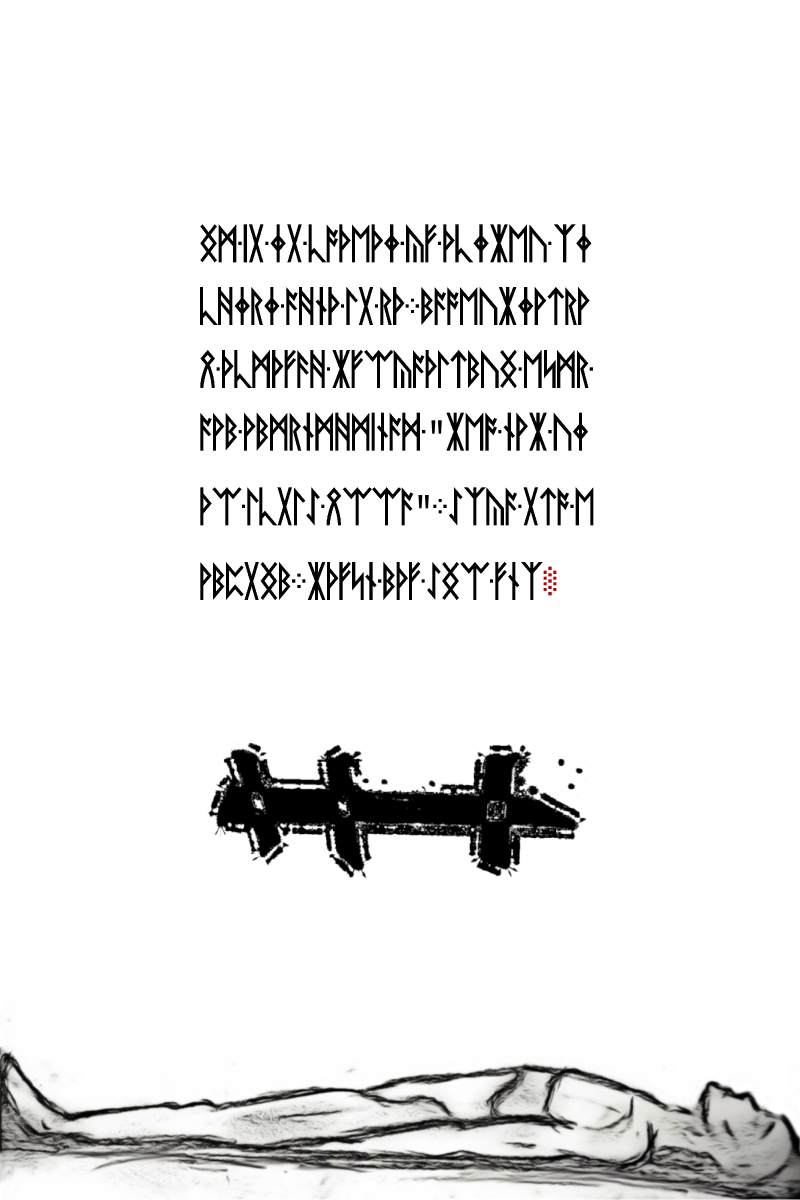
#> input picture resources/liber-primus/39.jpg, 2400 x 3600 px, found by its file name (shown at 1/3 size)
$ python lp2_p22_original_text_reading_direction_sft.py
#> lines starting #> are read from the running program, lines starting #| are printed output that depends on the picture; after the words box and inside, x2 and y2 are one past the last pixel; in counts of white or black regions, pixels touching at a corner belong together
#!/usr/bin/env python3
"""LP2 p22 exact-source visual-direction check (original JPEG only).

Tests only source-visible text alignment. Glyph shapes were independently
classified in the prior p22 original-source test, and full LP1 figure mirroring
was established separately. No OCR or post-hoc decryption score.
"""

from hashlib import sha256
from pathlib import Path

import numpy as np
from PIL import Image

TARGET = Path("resources/liber-primus/39.jpg")
LP1 = Path("resources/liber-primus/14.jpg")
EXPECTED = {
    TARGET: ("e232eb4649f89125d0edeab7022cbe189185d46ccbf0823fd964b6e71e9bafe7", 512143),
    LP1: ("de2bebe1d06421d94f3dd2b2b5f838ee4cdb5f51b07b14e880e0108f7b79c14e", 625668),
}
ROW_CENTERS = [727, 915, 1077, 1267, 1485, 1711]
EXACT_EXTENTS = [(601, 1772), (600, 1766), (601, 1778), (601, 1762), (601, 1779), (601, 1668)]


def main() -> None:
    for file, (digest, size) in EXPECTED.items():
        source = file.read_bytes()
        assert len(source) == size, f"Unexpected size: {file}"
        assert sha256(source).hexdigest() == digest, f"Unexpected source SHA: {file}"
        print(f"ORIGINAL_SOURCE_OK {file} bytes={size} sha256={digest}")

    page = np.asarray(Image.open(TARGET).convert("L"), dtype=np.uint8)
    assert page.shape == (3600, 2400)
    observed: list[tuple[int, int]] = []
    for number, y in enumerate(ROW_CENTERS, 1):
        # The six horizontal text lines are above the source figure. Only
        # original dark pixels in a fixed, predeclared text-column window.
        window = page[y - 85 : y + 85, 500:2000]
        dark = window < 125
        support = np.where(np.sum(dark, axis=0) > 4)[0]
        assert len(support) >= 800, f"Insufficient original text ink row {number}"
        left, right = int(support[0]) + 500, int(support[-1]) + 500
        observed.append((left, right))
        print(
            f"ORIGINAL_ROW row={number} y={y} left={left} right={right}"
            f" textWidth={right - left + 1}"
        )
#> this loop made 6 passes
#> (left, right) on passes 1 to 6: (601, 1772), (600, 1766), (601, 1778), (601, 1762), (601, 1779), (601, 1668)
#| ORIGINAL_ROW row=1 y=727 left=601 right=1772 textWidth=1172
#| ORIGINAL_ROW row=2 y=915 left=600 right=1766 textWidth=1167
#| ORIGINAL_ROW row=3 y=1077 left=601 right=1778 textWidth=1178
#| ORIGINAL_ROW row=4 y=1267 left=601 right=1762 textWidth=1162
#| ORIGINAL_ROW row=5 y=1485 left=601 right=1779 textWidth=1179
#| ORIGINAL_ROW row=6 y=1711 left=601 right=1668 textWidth=1068
#> pass 1, in main, `window = page[y - 85 : y + 85, 500:2000]`:
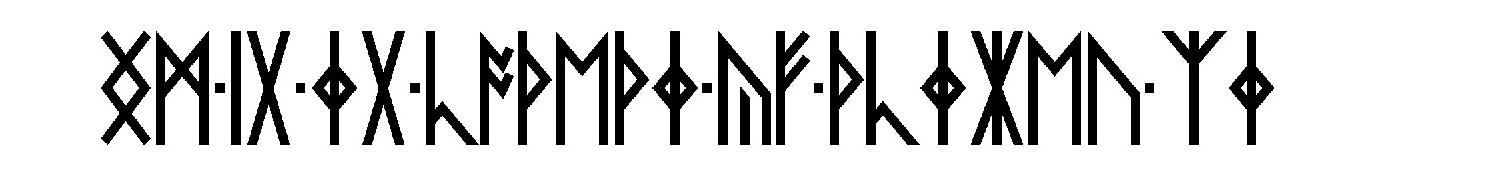
#> window: shape (170, 1500); min 0, max 255, mean 211
#> pass 1, in main, `dark = window < 125`:
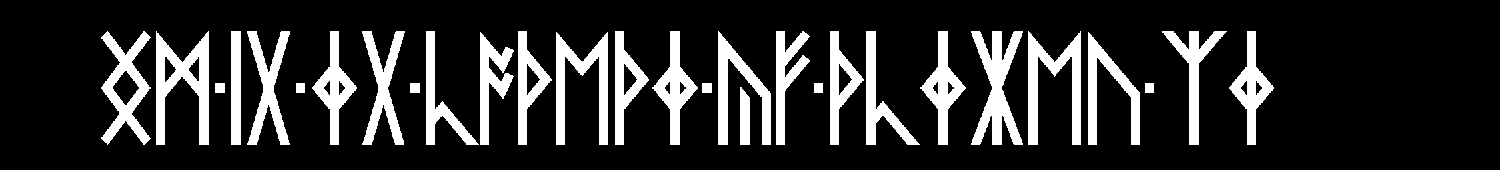
#> dark: shape (170, 1500) bool; 17.2% white; 29 white regions, largest, box (x1, y1, x2, y2) and area: (156, 31, 209, 145) 2968, (971, 31, 1023, 145) 2862, (1028, 31, 1081, 145) 2561
#> pass 2, in main, `window = page[y - 85 : y + 85, 500:2000]`:
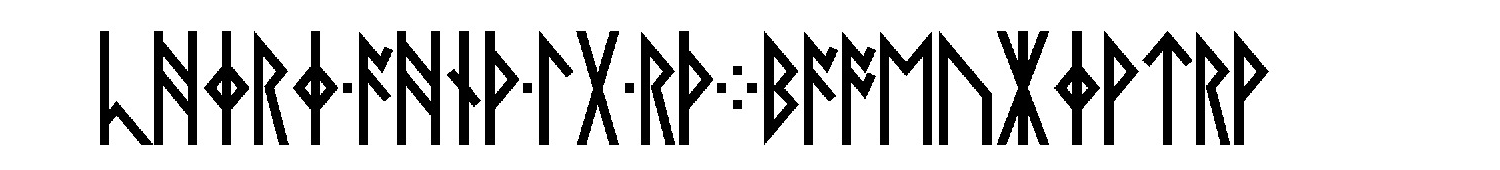
#> window: shape (170, 1500); min 0, max 255, mean 208.7
#> pass 2, in main, `dark = window < 125`:
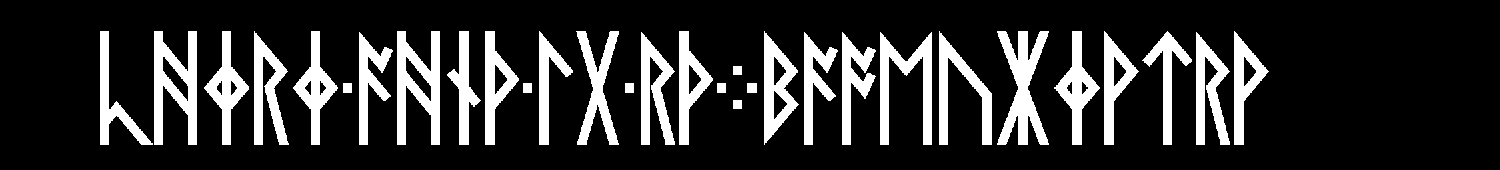
#> dark: shape (170, 1500) bool; 18.2% white; 31 white regions, largest, box (x1, y1, x2, y2) and area: (997, 31, 1049, 145) 2862, (397, 31, 440, 145) 2790, (154, 31, 197, 145) 2786
#> after the loop, observed = [(601, 1772), (600, 1766), (601, 1778), (601, 1762), (601, 1779), (601, 1668)]

    assert observed == EXACT_EXTENTS, "Original p22 glyph placement changed"
    assert max(left for left, _ in observed) - min(left for left, _ in observed) == 1
    assert min(right for _, right in observed[:5]) - observed[5][1] >= 90

    # This is a visual text-layout test, not a proof that a non-conventional
    # right-to-left manual reading was impossible. Source contains no
    # instruction uniquely selecting the latter. Human-visible punctuation
    # in p22 scan39 has separate quotation marks on lines four and five;
    # the normalized lp2-transcription.txt omits those non-rune marks.
    print(
        "PASS six identically left-anchored original runic lines; "
        "final line has 94px additional right-side ragged margin. "
        "This visibly distinguishes the text composition from the "
        "mirrored source figure, with no selected rune reordering."
    )


if __name__ == "__main__":
    main()
